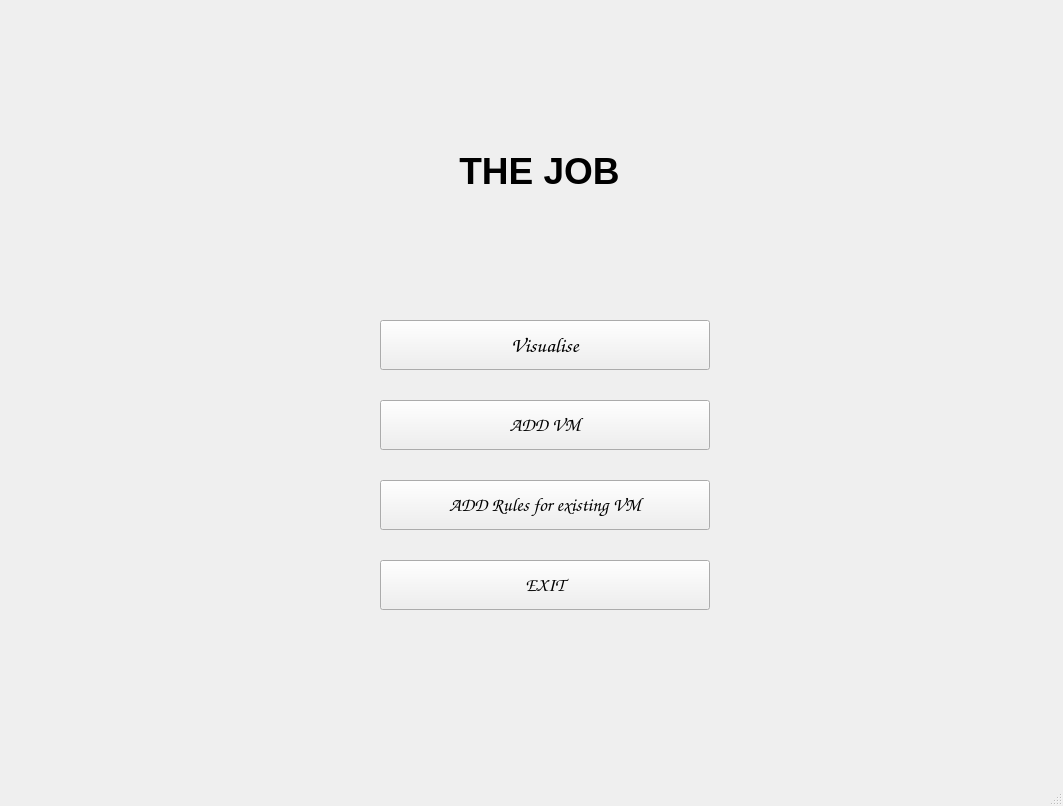
<?xml version="1.0" encoding="UTF-8"?>
<ui version="4.0">
 <class>MainWindow</class>
 <widget class="QMainWindow" name="MainWindow">
  <property name="geometry">
   <rect>
    <x>0</x>
    <y>0</y>
    <width>1063</width>
    <height>806</height>
   </rect>
  </property>
  <property name="windowTitle">
   <string>MainWindow</string>
  </property>
  <property name="tabShape">
   <enum>QTabWidget::Rounded</enum>
  </property>
  <widget class="QWidget" name="centralwidget">
   <widget class="QPushButton" name="pushButton">
    <property name="geometry">
     <rect>
      <x>380</x>
      <y>320</y>
      <width>330</width>
      <height>50</height>
     </rect>
    </property>
    <property name="font">
     <font>
      <family>Comic Sans MS</family>
      <pointsize>16</pointsize>
      <weight>75</weight>
      <bold>true</bold>
     </font>
    </property>
    <property name="text">
     <string>Visualise</string>
    </property>
   </widget>
   <widget class="QPushButton" name="pushButton_2">
    <property name="geometry">
     <rect>
      <x>380</x>
      <y>560</y>
      <width>330</width>
      <height>50</height>
     </rect>
    </property>
    <property name="font">
     <font>
      <family>Comic Sans MS</family>
      <pointsize>14</pointsize>
      <weight>75</weight>
      <bold>true</bold>
     </font>
    </property>
    <property name="text">
     <string>EXIT</string>
    </property>
   </widget>
   <widget class="QPushButton" name="pushButton_4">
    <property name="geometry">
     <rect>
      <x>380</x>
      <y>400</y>
      <width>330</width>
      <height>50</height>
     </rect>
    </property>
    <property name="font">
     <font>
      <family>Comic Sans MS</family>
      <pointsize>14</pointsize>
      <weight>75</weight>
      <bold>true</bold>
     </font>
    </property>
    <property name="text">
     <string>ADD VM</string>
    </property>
   </widget>
   <widget class="QPushButton" name="pushButton_3">
    <property name="geometry">
     <rect>
      <x>380</x>
      <y>480</y>
      <width>330</width>
      <height>50</height>
     </rect>
    </property>
    <property name="font">
     <font>
      <family>Comic Sans MS</family>
      <pointsize>14</pointsize>
      <weight>75</weight>
      <bold>true</bold>
     </font>
    </property>
    <property name="text">
     <string>ADD Rules for existing VM</string>
    </property>
   </widget>
   <widget class="QLabel" name="label">
    <property name="geometry">
     <rect>
      <x>184</x>
      <y>120</y>
      <width>711</width>
      <height>101</height>
     </rect>
    </property>
    <property name="font">
     <font>
      <family>Microsoft JhengHei UI</family>
      <pointsize>28</pointsize>
      <weight>75</weight>
      <bold>true</bold>
     </font>
    </property>
    <property name="layoutDirection">
     <enum>Qt::LeftToRight</enum>
    </property>
    <property name="text">
     <string>THE JOB</string>
    </property>
    <property name="alignment">
     <set>Qt::AlignCenter</set>
    </property>
   </widget>
  </widget>
  <widget class="QMenuBar" name="menubar">
   <property name="geometry">
    <rect>
     <x>0</x>
     <y>0</y>
     <width>1063</width>
     <height>26</height>
    </rect>
   </property>
  </widget>
  <widget class="QStatusBar" name="statusbar"/>
 </widget>
 <resources/>
 <connections/>
</ui>
